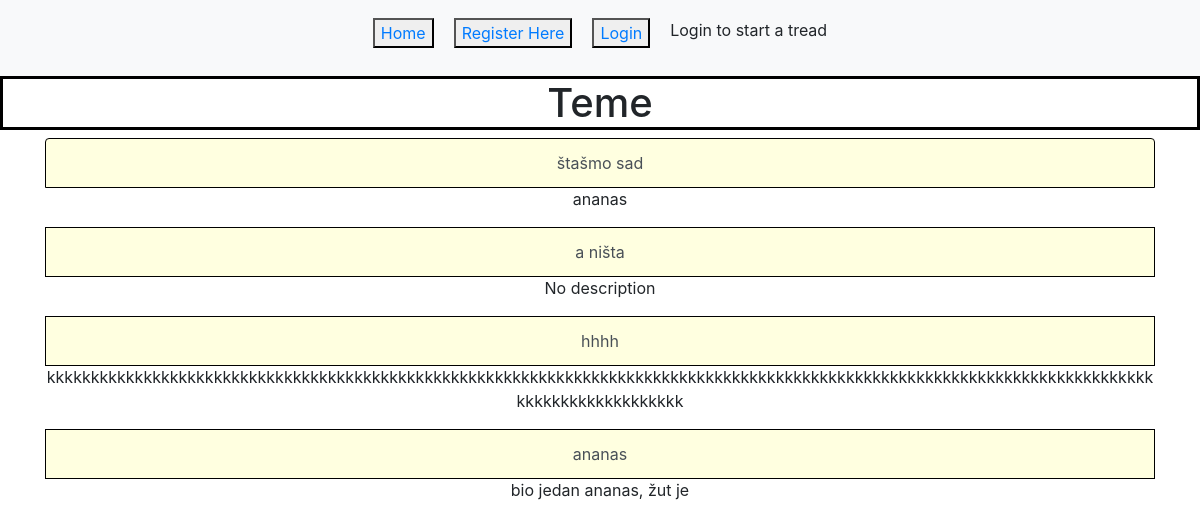
The app's page /redditclone/ with its own data.
### redditclone/models.py (models this page shows)
class Tread(models.Model):
    title = models.CharField(max_length=100)
    comment = models.CharField(max_length=500)
    user = models.ForeignKey(User, on_delete=models.DO_NOTHING)

### redditclone/views.py (the view)
# urls.py: path('', views.home.as_view(), name='home'),
class home(ListView):
    template_name = 'redditclone/home.html'
    queryset = Tread.objects.all()
    object_list = queryset
    context_object_name = 'treads'

### redditclone/templates/redditclone/home.html
{% extends "redditclone/base.html" %}
{% block content %}
<h1 class="title">Teme</h1>
<div class="container">
<div class="list-group">
{% for tread in treads %}
    <a href="{% url 'tread' tread.id %}" class="list-group-item list-group-item-action">{{tread.title}}</a>
    {% if tread.comment %}
        <p class="description">{{tread.comment}}</p>
    {% else %}
        <p class="description">No description</p>
    {% endif %}
{% endfor %}
</div>
</div>
{% endblock %}

### redditclone/static/redditclone/redditclone.css (style rules this page uses)
.title { text-align: center; word-wrap: break-word; border-style: solid; border-color: black; }
.description { text-align: center; word-wrap: break-word; }
.list-group-item { text-align: center; background-color: lightyellow; border-color: black; }

### records on screen
Tread: title "štašmo sad", comment "ananas"
Tread: title "a ništa", comment "No description"
Tread: title "hhhh", comment "kkkkkkkkkkkkkkkkkkkkkkkkkkkkkkkkkkkkkkkkkkkkkkkkkkkkkkkkkkkkkkkkkkkkkkkkkkkkkkkkkkkkkkkkkkkkkkkkkkkkkkkkkkkkkkkkkkkkkkkkkkkkkkkkkkkkkkkkkkkkkkkkk"
Tread: title "ananas", comment "bio jedan ananas, žut je"
